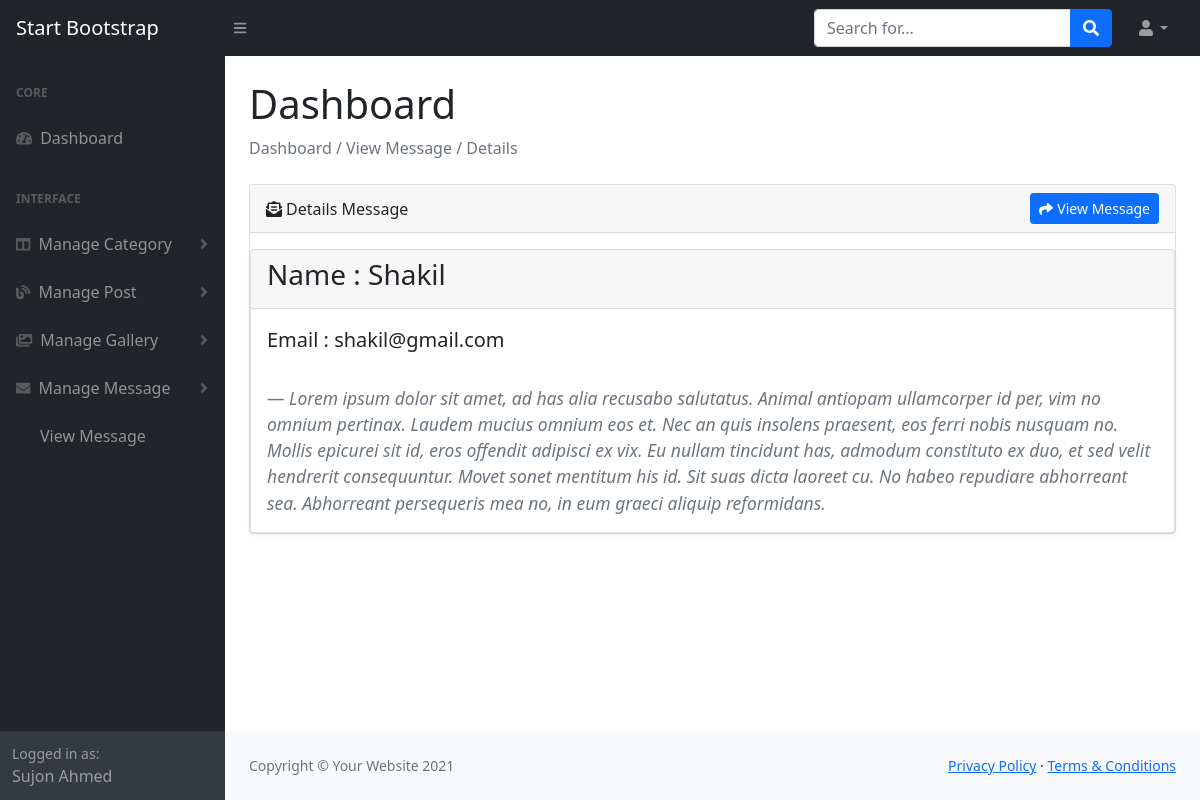
The app's page /blog/admin/message_details.php?id=3 (signed in) with its own data.
### tables this page shows
CREATE TABLE `messages` (
  `messenger_id` int(11) NOT NULL,
  `messenger_name` varchar(30) NOT NULL,
  `messenger_email` varchar(60) NOT NULL,
  `messenger_message` longtext NOT NULL,
  `msg_created_at` datetime NOT NULL DEFAULT current_timestamp()
);

### blog/admin/main.php (called while the page is built, shortened)
<?php
    class Main{
        protected $host = 'localhost';
        protected $user = 'root';
        protected $pass = '';
        protected $db = 'blog';
        protected $con;
        public function __construct()
        {
            $this->con = new mysqli($this->host, $this->user, $this->pass, $this->db);
        }
        public function get_message(){
            $this->sql = "SELECT * FROM messages ORDER BY messenger_id DESC";
            $this->result = $this->con->query($this->sql);
            if($this->result == true){
                return $this->result;
            }else{
                return false;
            }
        }
        public function get_single_message($message_id){
            $this->sql = "SELECT * FROM messages WHERE messenger_id = '$message_id'";
            $this->result = $this->con->query($this->sql);
            if($this->result == true){
                return $this->result;
            }else{
                return false;
            }
        }
    }
?>

### blog/admin/message_details.php (the view, shortened to what this page needs)
<?php
    include 'header.php';
    $id = $_SESSION['id'];
    $message_data = $obj->get_message($id);
    if($message_data->num_rows > 0){
        while($all_message = $message_data->fetch_object()){
            $id = $all_message->messenger_id;
        }
    }
    if(isset($_GET['id'])){
		$message_id = $_GET['id'];
		$message = $obj->get_single_message($message_id);
		if($message->num_rows > 0){
			while($messages = $message->fetch_object()){
				$messenger_name = $messages->messenger_name;
                $messenger_email = $messages->messenger_email;
                $messenger_message = $messages->messenger_message;
			}
		}
	}else{
		header('location:view_message.php');
	}
?>
    <div id="layoutSidenav_content">
        <main>
            <div class="container-fluid px-4">
                <h1 class="mt-4 active">Dashboard</h1>
                <ol class="breadcrumb mb-4">
                    <li class="breadcrumb-item active">Dashboard / View Message / Details</li>
                </ol>
                <div class="card mb-4">
                    <div class="card-header d-flex justify-content-between align-items-center">
                        <div><i class="fas fa-envelope-open-text me-1"></i>Details Message</div>
                        <div><a href="view_message.php?=<?php echo $id; ?>" class="btn btn-primary btn-sm"><i class="fas fa-share me-1"></i>View Message</a></div>
                    </div>
                    <div class="card shadow-sm mt-3">
                        <div class="card-header">
                            <h3><?php echo 'Name : '.$messenger_name; ?></h3>
                        </div>
                        <div class="card-body">
                            <blockquote class="blockquote mb-0">
                            <p><?php echo 'Email : '.$messenger_email; ?></p><br>
                            <footer class="blockquote-footer"><cite title="Source Title"><?php echo $messenger_message; ?></cite></footer>
                            </blockquote>
                        </div>
                    </div>
                </div>
            </div>
        </main>
        <footer class="py-4 bg-light mt-auto">
            <div class="container-fluid px-4">
                <div class="d-flex align-items-center justify-content-between small">
                    <div class="text-muted">Copyright &copy; Your Website 2021</div>
                    <div>
                        <a href="#">Privacy Policy</a>
                        &middot;
                        <a href="#">Terms &amp; Conditions</a>
                    </div>
                </div>
            </div>
        </footer>
    </div>
<?php
    include 'footer.php';
?>

### records on screen
messages: messenger_name "Shakil", messenger_email "shakil@gmail.com", messenger_message "Lorem ipsum dolor sit amet, ad has alia recusabo salutatus. Animal antiopam ullamcorper id per, vim no omnium pertinax. Laudem mucius omnium eos et. Nec an quis insolens praesent, eos ferri nobis nusquam no. Mollis epicurei sit id, eros offendit adipisci ex vix. Eu nullam tincidunt has, admodum constituto ex duo, et sed velit hendrerit consequuntur. Movet sonet mentitum his id. Sit suas dicta laoreet cu. No habeo repudiare abhorreant sea. Abhorreant persequeris mea no, in eum graeci aliquip reformidans."

### other values on screen
$_SESSION['name'] "Sujon Ahmed"
